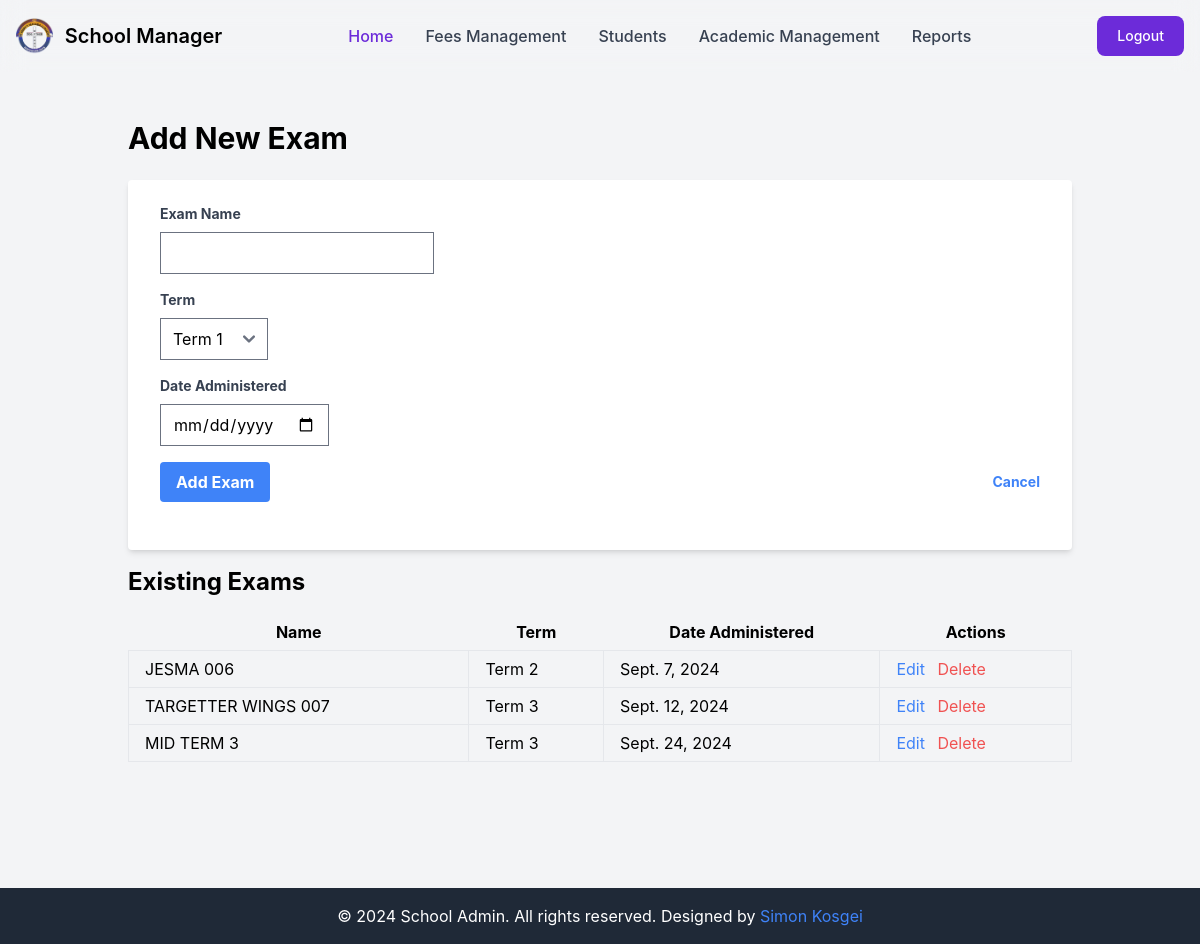
The page /control/manage_exams/ (signed in) on the database as committed earlier.
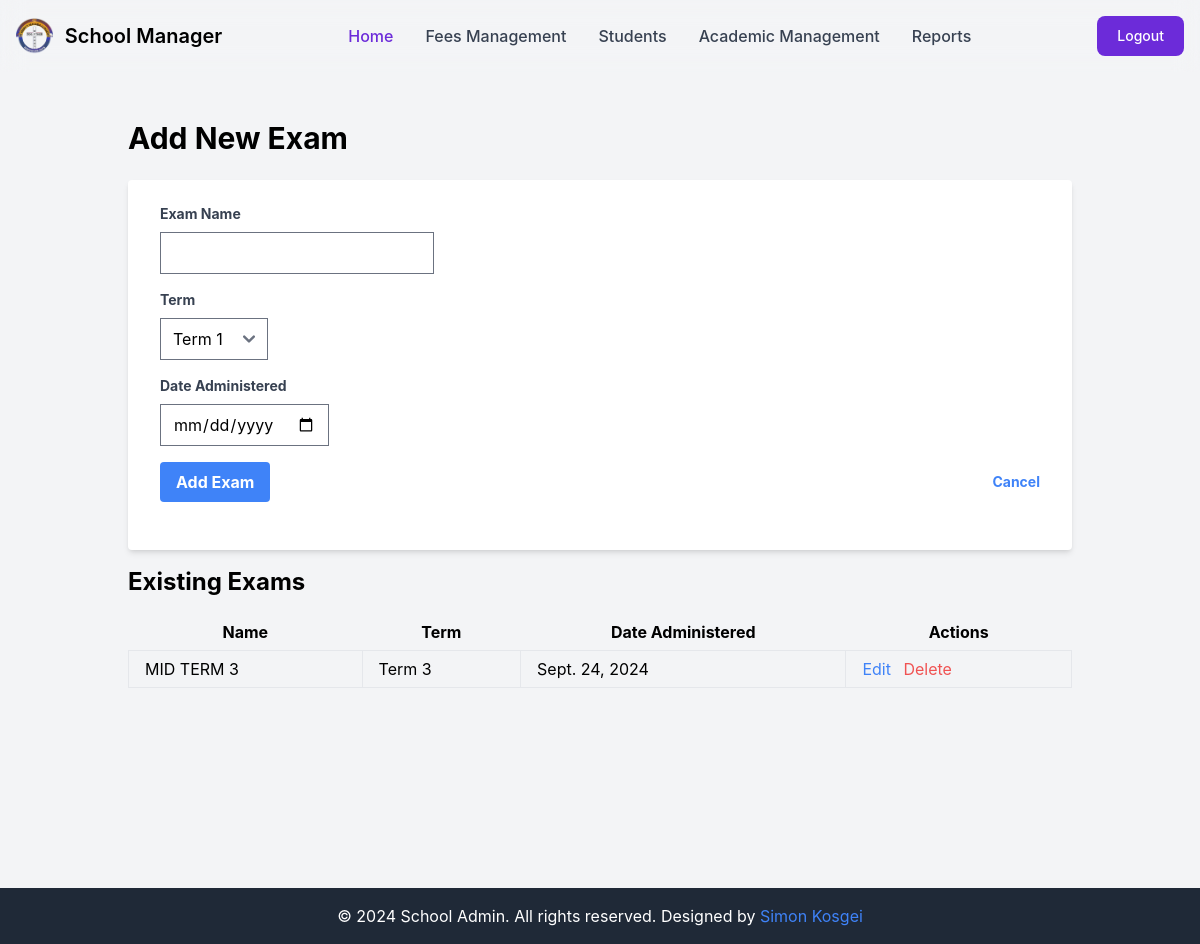
The same page on the database as committed later.
### exams/models.py (models this page shows, shortened)
class ExamType(models.Model):
    TERM_CHOICES = [
        ('Term 1', 'Term 1'),
        ('Term 2', 'Term 2'),
        ('Term 3', 'Term 3'),
    ]
    exam_id = models.AutoField(primary_key=True)
    name = models.CharField(max_length=100)
    term = models.CharField(max_length=100, choices=TERM_CHOICES, default='Term 1')
    date_administered = models.DateField()

### administrator/views.py (the view)
# urls.py: path('manage_exams/', manage_exams, name='manage_exams'),
@login_required
def manage_exams(request):
    if request.method == 'POST':
        form = ExamTypeForm(request.POST)
        if form.is_valid():
            form.save()
            messages.success(request, 'Exam/Assessment added successfully.')
            return redirect('exam_list')
    else:
        form = ExamTypeForm()
    exams = ExamType.objects.all()
    return render(request, 'admin/manage_exams.html', {'form': form, 'exams': exams})

### administrator/forms.py
class ExamTypeForm(forms.ModelForm):
    class Meta:
        model = ExamType
        fields = ['name', 'term', 'date_administered']
        widgets = {
            'date_administered': forms.DateInput(attrs={'type': 'date'}),
        }

### templates/admin/manage_exams.html (shortened to what this page needs)
{% extends 'admin/base.html' %}
{% load static %}
{% block content %}
<div class="container mx-auto px-4 py-8">
    <h1 class="text-3xl font-bold mb-6">{% if edit_mode %}Edit Exam{% else %}Add New Exam{% endif %}</h1>
    <div class="bg-white shadow-md rounded px-8 pt-6 pb-8 mb-4">
        <form method="post">
            <div class="mb-4">
                <label class="block text-gray-700 text-sm font-bold mb-2" for="{{ form.name.id_for_label }}">
                    Exam Name
                </label>
                {{ form.name }}
            </div>
            <div class="mb-4">
                <label class="block text-gray-700 text-sm font-bold mb-2" for="{{ form.term.id_for_label }}">
                    Term
                </label>
                {{ form.term }}
            </div>
            <div class="mb-4">
                <label class="block text-gray-700 text-sm font-bold mb-2" for="{{ form.date_administered.id_for_label }}">
                    Date Administered
                </label>
                {{ form.date_administered }}
            </div>
            <div class="flex items-center justify-between">
                <button class="bg-blue-500 hover:bg-blue-700 text-white font-bold py-2 px-4 rounded focus:outline-none focus:shadow-outline" type="submit">
                    {% if edit_mode %}Update Exam{% else %}Add Exam{% endif %}
                </button>
                <a class="inline-block align-baseline font-bold text-sm text-blue-500 hover:text-blue-800" href="{% url 'exam_list' %}">
                    Cancel
                </a>
            </div>
        </form>
    </div>
    <h2 class="text-2xl font-bold mb-4">Existing Exams</h2>
    <table class="table-auto w-full">
        <thead>
            <tr>
                <th class="px-4 py-2">Name</th>
                <th class="px-4 py-2">Term</th>
                <th class="px-4 py-2">Date Administered</th>
                <th class="px-4 py-2">Actions</th>
            </tr>
        </thead>
        <tbody>
            {% for exam in exams %}
            <tr>
                <td class="border px-4 py-2">{{ exam.name }}</td>
                <td class="border px-4 py-2">{{ exam.get_term_display }}</td>
                <td class="border px-4 py-2">{{ exam.date_administered }}</td>
                <td class="border px-4 py-2">
                    <a href="{% url 'edit_exam' exam.exam_id %}" class="text-blue-500 hover:text-blue-800">Edit</a>
                    <a href="{% url 'delete_exam' exam.exam_id %}" class="text-red-500 hover:text-red-800 ml-2">Delete</a>
                </td>
            </tr>
            {% empty %}
            <tr>
                <td colspan="4" class="border px-4 py-2 text-center">No exams found.</td>
            </tr>
            {% endfor %}
        </tbody>
    </table>
</div>
{% endblock %}

Rows that differ between the two databases and show on the page:
removed ExamType: name "JESMA 006", term "Term 2", date_administered "Sept. 7, 2024"
removed ExamType: name "TARGETTER WINGS 007", term "Term 3", date_administered "Sept. 12, 2024"
